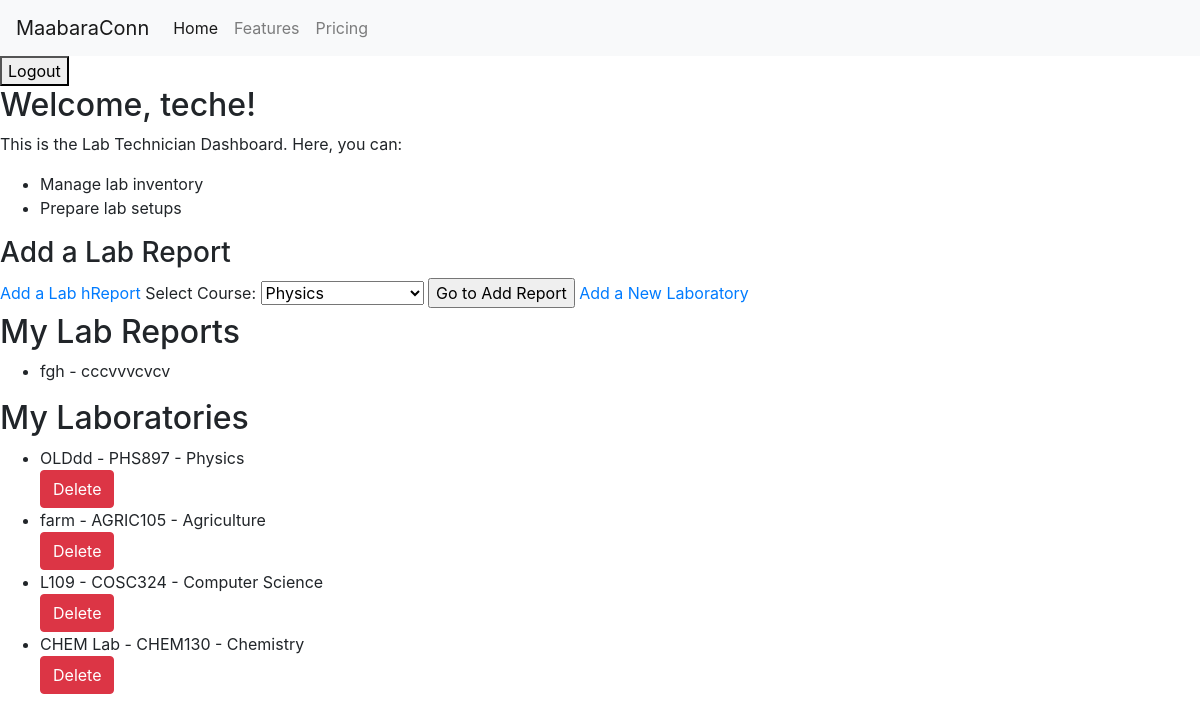
The app's page /users/dashboard/ (signed in) with its own data.
### users/models.py (models this page shows, shortened)
class User(AbstractUser):
    class Role(models.TextChoices):
        STUDENT = 'ST', _('Student')
        LAB_TECH = 'LT', _('Lab Technician')
        LECTURER = 'LE', _('Lecturer')
    role = models.CharField(
        max_length=2,
        choices=Role.choices,
        default=Role.STUDENT,
    )
    groups = models.ManyToManyField(Group, verbose_name=_('groups'), blank=True, help_text=_(
        'The groups this user belongs to. A user will get all permissions granted to each of their groups.'),
        related_name="user_set_custom",
        related_query_name="user",
    )
    user_permissions = models.ManyToManyField(
        Permission,
        verbose_name=_('user permissions'),
        blank=True,
        help_text=_('Specific permissions for this user.'),
        related_name="user_set_custom",
        related_query_name="user",
    )

class LabReport(models.Model):
    creator = models.ForeignKey(
        settings.AUTH_USER_MODEL, on_delete=models.CASCADE, related_name='lab_reports')
    course = models.ForeignKey(
        Course, on_delete=models.CASCADE, related_name='lab_reports')
    title = models.CharField(max_length=255)
    description = models.TextField()
    laboratory = models.ForeignKey(
        Laboratory, on_delete=models.CASCADE, related_name='lab_reports', null=True)
    document = models.FileField(upload_to='lab_reports/')
    submitted_at = models.DateTimeField(auto_now_add=True)
    status = models.CharField(max_length=100, default='Pending')

class Laboratory(models.Model):
    course = models.ForeignKey(
        Course, on_delete=models.CASCADE, related_name='laboratories')
    name = models.CharField(max_length=255)
    creator = models.ForeignKey(
        settings.AUTH_USER_MODEL, on_delete=models.CASCADE, related_name='laboratories')

class Course(models.Model):
    name = models.CharField(max_length=255, unique=True)
    code = models.CharField(max_length=10, unique=True)
    lecturer = models.ForeignKey(
        User, on_delete=models.CASCADE, related_name='courses')
    def __str__(self):
        return f"{self.code} - {self.name}"
    student = models.ManyToManyField(
        User, related_name='enrolled_courses', blank=False)

### users/views.py (the view, shortened to what this page needs)
# urls.py: path('dashboard/', views.dashboard, name='dashboard'),
@login_required
def dashboard(request):
    if request.user.role == User.Role.STUDENT:
        courses = Course.objects.filter(
            student=request.user)  # Example query
        lab_reports = LabReport.objects.filter(
            creator=request.user)  # Example query
        grades = Grade.objects.filter(
            lab_report__creator=request.user)  # Example query
        enrolled_courses = request.user.enrolled_courses.all()
        available_courses = Course.objects.exclude(
            id__in=enrolled_courses.values_list('id', flat=True))
        lab_reports = LabReport.objects.filter(creator=request.user)
        grades = Grade.objects.filter(lab_report__creator=request.user)
        context = {
            'enrolled_courses': enrolled_courses,
            'available_courses': available_courses,
            'lab_reports': lab_reports,
            'grades': grades,
            'courses': courses
        }
        return render(request, 'users/student_dashboard.html', context)
    elif request.user.role == User.Role.LAB_TECH:
        lab_reports_to_process = LabReport.objects.filter(
            status='Processing')  # Example query
        courses = Course.objects.all()
        course_id = Course.objects.first().id
        my_laboratories = Laboratory.objects.filter(creator=request.user)
        my_lab_reports = LabReport.objects.filter(creator=request.user)
        context = {
            'my_laboratories': my_laboratories,
            'my_lab_reports': my_lab_reports,
            'course_id': course_id,
            'courses': courses,
            'lab_reports_to_process': lab_reports_to_process,
        }
        return render(request, 'users/labtech_dashboard.html', context)
    else:
        return HttpResponse("Your role is not defined for a specific dashboard.")

### users/templates/users/labtech_dashboard.html (shortened to what this page needs)
{% extends 'base.html' %} {% block content %}
<h2>Welcome, {{ request.user.username }}!</h2>
<p>This is the Lab Technician Dashboard. Here, you can:</p>
<ul>
  <li>Manage lab inventory</li>
  <li>Prepare lab setups</li>
</ul>
<h3>Add a Lab Report</h3>
<a href="" id="addLabReportLink">Add a Lab hReport</a>
  <label for="course">Select Course:</label>
  <select name="course_id" id="courseSelect">
    {% for course in courses %}
    <option value="{{ course.id }}">{{ course.name }}</option>
    {% endfor %}
  </select>
  <input type="submit" value="Go to Add Report" />
<a href="{% url 'add_laboratory' %}">Add a New Laboratory</a>
<h2>My Lab Reports</h2>
<ul>
  {% for report in my_lab_reports %}
    <li>{{ report.title }} - {{ report.description }}</li>
  {% empty %}
    <p>No lab reports found.</p>
  {% endfor %}
</ul>
<h2>My Laboratories</h2>
<ul>
  {% for laboratory in my_laboratories %}
    <li>{{ laboratory.name }} - {{ laboratory.course }}<div>
      <a href="{% url 'delete_laboratory' laboratory.id %}" class="btn btn-danger" onclick="return confirm('Are you sure you want to delete this laboratory?');">Delete</a>
  </div> </li>
  {% empty %}
    <p>No laboratories found.</p>
  {% endfor %}
</ul>
{% endblock %}

### records on screen
User: user.username "teche"
LabReport: title "fgh", description "cccvvvcvcv"
Laboratory: name "OLDdd", course "PHS897 - Physics"
Laboratory: name "farm", course "AGRIC105 - Agriculture"
Laboratory: name "L109", course "COSC324 - Computer Science"
Laboratory: name "CHEM Lab", course "CHEM130 - Chemistry"

### other values on screen
form field course_id "Physics"
